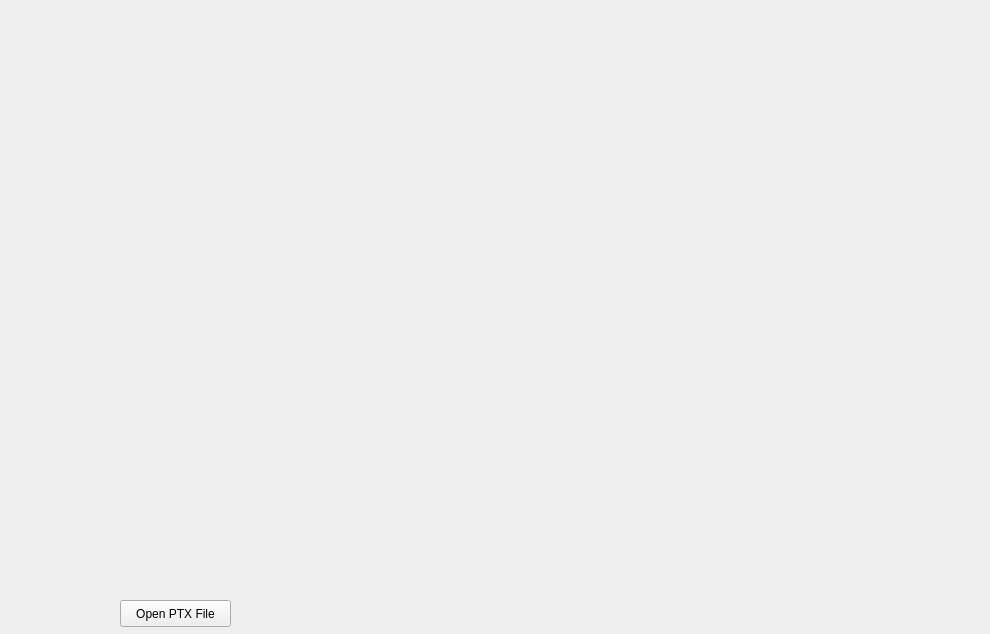
<?xml version="1.0" encoding="UTF-8"?>
<ui version="4.0">
 <class>SimpleView</class>
 <widget class="QMainWindow" name="SimpleView">
  <property name="geometry">
   <rect>
    <x>0</x>
    <y>0</y>
    <width>990</width>
    <height>634</height>
   </rect>
  </property>
  <property name="windowTitle">
   <string>SimpleView</string>
  </property>
  <widget class="QWidget" name="centralwidget">
   <widget class="QVTKWidget" name="qvtkWidgetLeft" native="true">
    <property name="geometry">
     <rect>
      <x>10</x>
      <y>20</y>
      <width>511</width>
      <height>541</height>
     </rect>
    </property>
   </widget>
   <widget class="QVTKWidget" name="qvtkWidgetRight" native="true">
    <property name="geometry">
     <rect>
      <x>540</x>
      <y>20</y>
      <width>441</width>
      <height>541</height>
     </rect>
    </property>
   </widget>
   <widget class="QPushButton" name="btnOpenPTXFile">
    <property name="geometry">
     <rect>
      <x>120</x>
      <y>600</y>
      <width>111</width>
      <height>27</height>
     </rect>
    </property>
    <property name="text">
     <string>Open PTX File</string>
    </property>
   </widget>
  </widget>
  <action name="actionExit">
   <property name="text">
    <string>Exit</string>
   </property>
  </action>
 </widget>
 <customwidgets>
  <customwidget>
   <class>QVTKWidget</class>
   <extends>QWidget</extends>
   <header>QVTKWidget.h</header>
  </customwidget>
 </customwidgets>
 <resources/>
 <connections/>
</ui>
